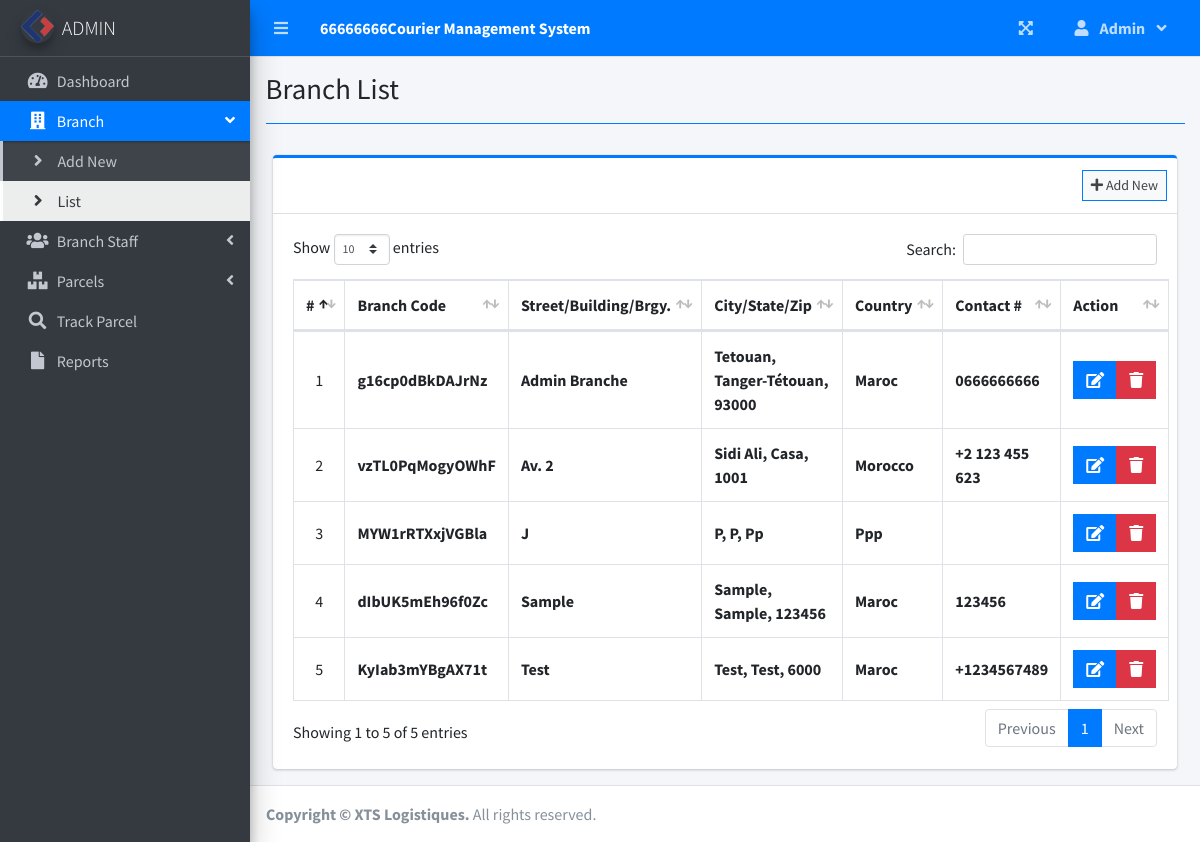
The page /index.php?page=branch_list (signed in) on the database its author committed.
### tables this page shows
CREATE TABLE `branches` (
  `id` int(30) NOT NULL,
  `branch_code` varchar(50) NOT NULL,
  `street` text NOT NULL,
  `city` text NOT NULL,
  `state` text NOT NULL,
  `zip_code` varchar(50) NOT NULL,
  `country` text NOT NULL,
  `contact` varchar(100) NOT NULL,
  `date_created` datetime NOT NULL DEFAULT current_timestamp()
);

### branch_list.php (the view, shortened to what this page needs)
<?php include'db_connect.php' ?>
<div class="col-lg-12">
	<div class="card card-outline card-primary">
		<div class="card-header">
			<div class="card-tools">
				<a class="btn btn-block btn-sm btn-default btn-flat border-primary " href="./index.php?page=new_branch"><i class="fa fa-plus"></i> Add New</a>
			</div>
		</div>
		<div class="card-body">
			<table class="table tabe-hover table-bordered" id="list">
				<!-- <colgroup>
					<col width="5%">
					<col width="15%">
					<col width="25%">
					<col width="25%">
					<col width="15%">
				</colgroup> -->
				<thead>
					<tr>
						<th class="text-center">#</th>
						<th>Branch Code</th>
						<th>Street/Building/Brgy.</th>
						<th>City/State/Zip</th>
						<th>Country</th>
						<th>Contact #</th>
						<th>Action</th>
					</tr>
				</thead>
				<tbody>
					<?php
					$i = 1;
					$qry = $conn->query("SELECT * FROM branches order by street asc,city asc, state asc ");
					while($row= $qry->fetch_assoc()):
					?>
					<tr>
						<td class="text-center"><?php echo $i++ ?></td>
						<td class=""><b><?php echo $row['branch_code'] ?></b></td>
						<td><b><?php echo ucwords($row['street']) ?></b></td>
						<td><b><?php echo ucwords($row['city'].', '.$row['state'].', '.$row['zip_code']) ?></b></td>
						<td><b><?php echo ucwords($row['country']) ?></b></td>
						<td><b><?php echo $row['contact'] ?></b></td>
						<td class="text-center">
		                    <div class="btn-group">
		                        <a href="index.php?page=edit_branch&id=<?php echo $row['id'] ?>" class="btn btn-primary btn-flat ">
		                          <i class="fas fa-edit"></i>
		                        </a>
		                        <button type="button" class="btn btn-danger btn-flat delete_branch" data-id="<?php echo $row['id'] ?>">
		                          <i class="fas fa-trash"></i>
		                        </button>
	                      </div>
						</td>
					</tr>
				<?php endwhile; ?>
				</tbody>
			</table>
		</div>
	</div>
</div>

### index.php (shortened to what this page needs)
<!DOCTYPE html>
<html lang="en">
<?php
	include 'header.php'
?>
<body class="hold-transition sidebar-mini layout-fixed layout-navbar-fixed layout-footer-fixed">
<div class="wrapper">
  <?php include 'topbar.php' ?>
  <?php include 'sidebar.php' ?>
  <div class="content-wrapper">
    <div class="content-header">
      <div class="container-fluid">
        <div class="row mb-2">
          <div class="col-sm-6">
            <h1 class="m-0"><?php echo $title ?></h1>
          </div>
        </div>
            <hr class="border-primary">
      </div>
    </div>
    <section class="content">
      <div class="container-fluid">
         <?php
            $page = isset($_GET['page']) ? $_GET['page'] : 'home';
            if(!file_exists($page.".php")){
                include '404.html';
            }else{
            include $page.'.php';
            }
          ?>
      </div>
    </section>
  </div>
  <footer class="main-footer">
    <strong>Copyright &copy; <a>XTS Logistiques</a>.</strong>
    All rights reserved.
  </footer>
</div>
</body>
</html>

### header.php (shortened to what this page needs)
<head>
  <?php
  $title = isset($_GET['page']) ? ucwords(str_replace("_", ' ', $_GET['page'])) : "Home";
  $title = str_replace("Persons Companies","Persons/Companies",$title);
  ?>
  <link rel="stylesheet" href="assets/plugins/fontawesome-free/css/all.min.css">
  <link rel="stylesheet" href="assets/plugins/overlayScrollbars/css/OverlayScrollbars.min.css">
  <link rel="stylesheet" href="assets/plugins/datatables-bs4/css/dataTables.bootstrap4.min.css">
  <link rel="stylesheet" href="assets/plugins/datatables-responsive/css/responsive.bootstrap4.min.css">
  <link rel="stylesheet" href="assets/plugins/datatables-buttons/css/buttons.bootstrap4.min.css">
  <link rel="stylesheet" href="assets/plugins/select2/css/select2.min.css">
  <link rel="stylesheet" href="assets/plugins/select2-bootstrap4-theme/select2-bootstrap4.min.css">
  <link rel="stylesheet" href="assets/plugins/sweetalert2-theme-bootstrap-4/bootstrap-4.min.css">
  <link rel="stylesheet" href="assets/plugins/toastr/toastr.min.css">
  <link rel="stylesheet" href="assets/plugins/dropzone/min/dropzone.min.css">
  <link rel="stylesheet" href="assets/dist/css/jquery.datetimepicker.min.css">
  <link rel="stylesheet" href="assets/plugins/icheck-bootstrap/icheck-bootstrap.min.css">
  <link rel="stylesheet" href="assets/plugins/bootstrap4-toggle/css/bootstrap4-toggle.min.css">
  <link rel="stylesheet" href="assets/dist/css/adminlte.min.css">
  <link rel="stylesheet" href="assets/dist/css/styles.css">
  <link rel="stylesheet" href="assets/plugins/summernote/summernote-bs4.min.css">
</head>

### topbar.php (shortened to what this page needs)
<nav class="main-header navbar navbar-expand navbar-primary navbar-dark ">
  <ul class="navbar-nav">
    <?php if(isset($_SESSION['login_id'])): ?>
    <li class="nav-item">
      <a class="nav-link" data-widget="pushmenu" href="" role="button"><i class="fas fa-bars"></i></a>
    </li>
  <?php endif; ?>
    <li>
      <a class="nav-link text-white"  href="./" role="button">
          <large><b><?php echo $_SESSION['system']['name'] ?></b></large></a>
    </li>
  </ul>
  <ul class="navbar-nav ml-auto">
    <li class="nav-item">
      <a class="nav-link" data-widget="fullscreen" href="#" role="button">
        <i class="fas fa-expand-arrows-alt"></i>
      </a>
    </li>
   <li class="nav-item dropdown">
          <a class="nav-link"  data-toggle="dropdown" aria-expanded="true" href="javascript:void(0)">
            <span>
              <div class="d-felx badge-pill">
                <span class="fa fa-user mr-2"></span>
                <span><b><?php echo ucwords($_SESSION['login_firstname']) ?></b></span>
                <span class="fa fa-angle-down ml-2"></span>
              </div>
            </span>
          </a>
    </li>
  </ul>
</nav>

### sidebar.php (shortened to what this page needs)
<aside class="main-sidebar sidebar-dark-primary elevation-4">
  <div class="dropdown">
 	<a href="./" class="brand-link">
      <?php if($_SESSION['login_type'] == 1): ?>
          <a href="index.php" class="brand-link">
              <img src="assets/dist/img/pic1.png" alt="XTS Logo" class="brand-image img-circle elevation-3" style="opacity: .8">
              <span class="brand-text font-weight-light">ADMIN</span>
          </a>
      <?php endif; ?>
  </a>
  </div>
  <div class="sidebar pb-4 mb-4">
    <nav class="mt-2">
      <ul class="nav nav-pills nav-sidebar flex-column nav-flat" data-widget="treeview" role="menu" data-accordion="false">
        <li class="nav-item dropdown">
          <a href="./" class="nav-link nav-home">
            <i class="nav-icon fas fa-tachometer-alt"></i>
            <p>
              Dashboard
            </p>
          </a>
        </li>
        <?php if($_SESSION['login_type'] == 1): ?>
        <li class="nav-item">
          <a href="#" class="nav-link nav-edit_branch">
            <i class="nav-icon fas fa-building"></i>
            <p>
              Branch
              <i class="right fas fa-angle-left"></i>
            </p>
          </a>
          <ul class="nav nav-treeview">
            <li class="nav-item">
              <a href="./index.php?page=new_branch" class="nav-link nav-new_branch tree-item">
                <i class="fas fa-angle-right nav-icon"></i>
                <p>Add New</p>
              </a>
            </li>
            <li class="nav-item">
              <a href="./index.php?page=branch_list" class="nav-link nav-branch_list tree-item">
                <i class="fas fa-angle-right nav-icon"></i>
                <p>List</p>
              </a>
            </li>
          </ul>
        </li>
        <li class="nav-item">
          <a href="#" class="nav-link nav-edit_staff">
            <i class="nav-icon fas fa-users"></i>
            <p>
              Branch Staff
              <i class="right fas fa-angle-left"></i>
            </p>
          </a>
        </li>
      <?php endif; ?>
        <li class="nav-item">
          <a href="#" class="nav-link nav-edit_parcel">
            <i class="nav-icon fas fa-boxes"></i>
            <p>
              Parcels
              <i class="right fas fa-angle-left"></i>
            </p>
          </a>
        </li>
         <li class="nav-item dropdown">
          <a href="./index.php?page=track" class="nav-link nav-track">
            <i class="nav-icon fas fa-search"></i>
            <p>
              Track Parcel
            </p>
          </a>
        </li>
         <li class="nav-item dropdown">
          <a href="./index.php?page=reports" class="nav-link nav-reports">
            <i class="nav-icon fas fa-file"></i>
            <p>
              Reports
            </p>
          </a>
        </li>
      </ul>
    </nav>
  </div>
</aside>

### branch_list.php (style rules this page uses)
table td { vertical-align: middle !important; }

### rows shown on the page
branches: branch_code "g16cp0dBkDAJrNz", street "Admin Branche", city+state+zip_code "Tetouan, Tanger-Tétouan, 93000", country "Maroc", contact "0666666666"
branches: branch_code "vzTL0PqMogyOWhF", street "Av. 2", city+state+zip_code "Sidi Ali, Casa, 1001", country "Morocco", contact "+2 123 455 623"
branches: branch_code "MYW1rRTXxjVGBla", street "J", city+state+zip_code "P, P, Pp", country "Ppp"
branches: branch_code "dIbUK5mEh96f0Zc", street "Sample", city+state+zip_code "Sample, Sample, 123456", country "Maroc", contact "123456"
branches: branch_code "KyIab3mYBgAX71t", street "Test", city+state+zip_code "Test, Test, 6000", country "Maroc", contact "+1234567489"

### other values the page prints
$_SESSION['system']['name'] "66666666Courier Management System"
$_SESSION['login_firstname'] "Admin"
$title "Branch List"
